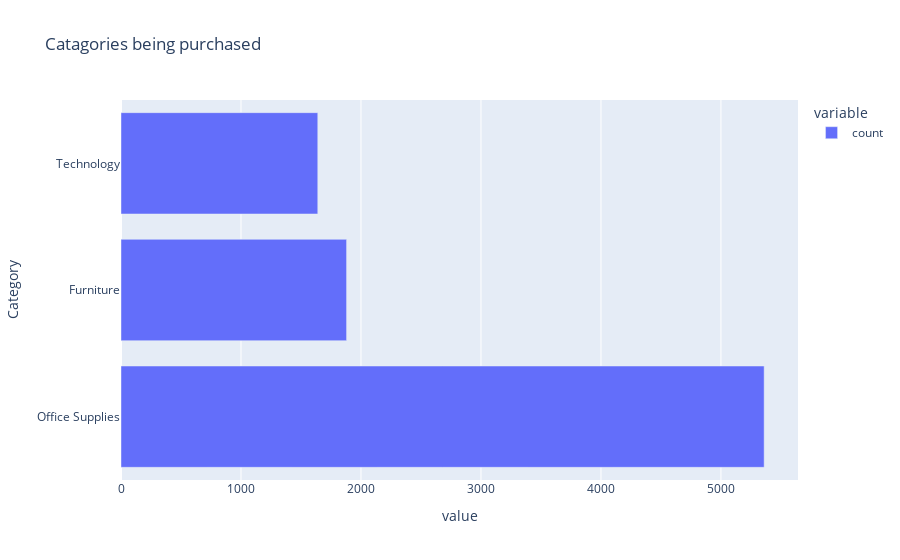

The code cell stored with this chart in its notebook:
### Code cell
# Write your code here (7.2)
df_bar = superstore_order["Category"].value_counts()
# df_bar = pd.DataFrame({
#     "Catagories" : superstore_order["Category"].unique(),
#     "Amount" : superstore_order["Category"].value_counts()
# })
fig = px.bar(df_bar, title = "Catagories being purchased", orientation='h')
fig.show()

### Figure 1 — Plotly figure (JSON) as saved in the notebook; plotly's stock layout.template omitted (floating-point values rounded to 4 significant figures)
{"data": [{"alignmentgroup": "True", "hovertemplate": "variable=count<br>value=%{x}<br>Category=%{y}<extra></extra>", "legendgroup": "count", "marker": {"color": "#636efa", "pattern": {"shape": ""}}, "name": "count", "offsetgroup": "count", "orientation": "h", "showlegend": true, "textposition": "auto", "type": "bar", "x": [5360, 1880, 1640], "xaxis": "x", "y": ["Office Supplies", "Furniture", "Technology"], "yaxis": "y"}], "layout": {"barmode": "relative", "legend": {"title": {"text": "variable"}, "tracegroupgap": 0}, "title": {"text": "Catagories being purchased"}, "xaxis": {"anchor": "y", "domain": [0, 1], "title": {"text": "value"}}, "yaxis": {"anchor": "x", "domain": [0, 1], "title": {"text": "Category"}}}}
